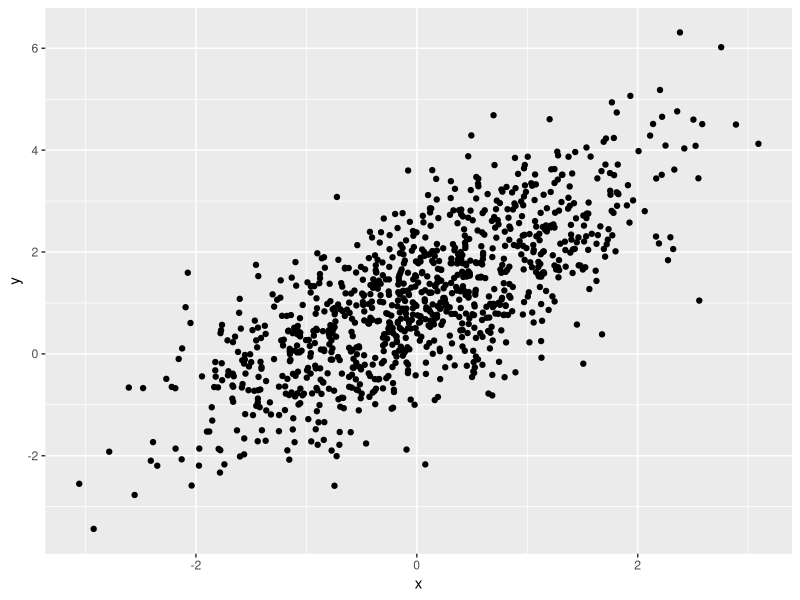
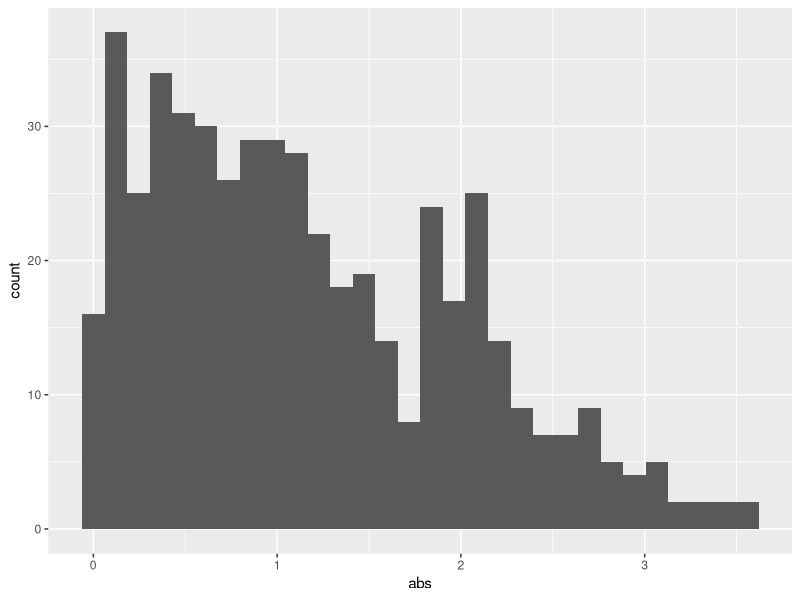

Recreate these plots in R, in order.
## ---- chunk 1
library(tidyverse)
library(ggplot2)
## ---- chunk 2
samp = rnorm(100)
length(samp)
## ---- chunk 3
plot_df = tibble(
  x = rnorm(n = 1000),
  y = 1 + x + rnorm(n=1000)
)

ggplot(plot_df, aes(x=x, y=y)) + geom_point()

## ---- chunk 4
la_df <- tibble(
  norm_sample = rnorm(500, 1),
  bool = norm_sample > 0,
  abs = abs(norm_sample)
)

ggplot(la_df, aes(x=abs)) + geom_histogram()

